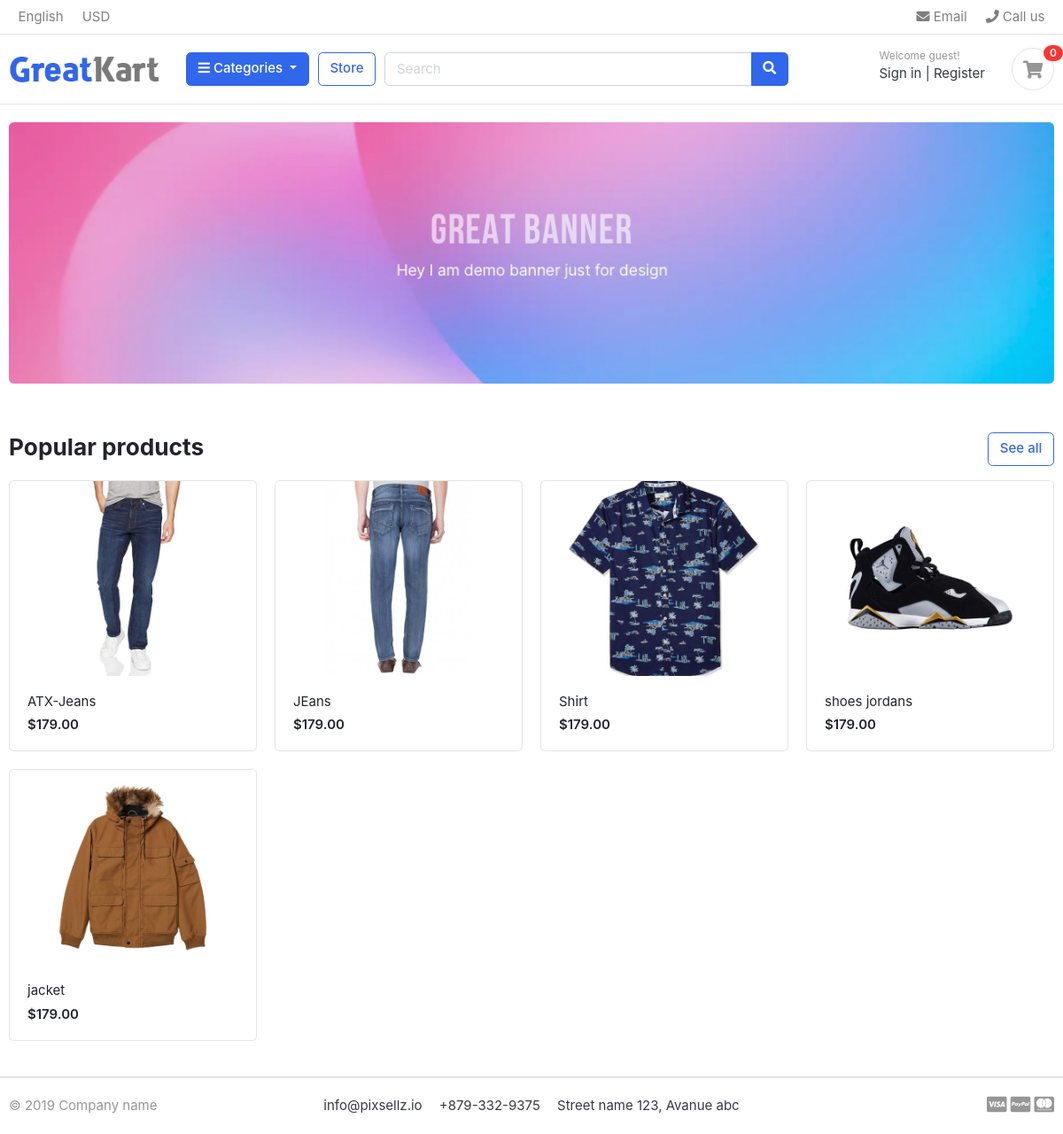
The page / on the database its author committed.
### store/models.py (models this page shows, shortened)
class Product(models.Model):
    title = models.CharField(max_length=150, unique=True)
    slug = models.SlugField(max_length=200, unique=True)
    description = models.TextField(max_length=500, blank=True)
    images = models.ImageField(upload_to='static/images')
    price = models.IntegerField()
    stock = models.IntegerField()
    category = models.ForeignKey(Categories, on_delete=models.CASCADE)
    date_added = models.DateTimeField(auto_now_add=True)
    date_modified = models.DateTimeField(auto_now=True)
    is_available = models.BooleanField(default=True)
    def get_url(self):
        return reverse('product_details', args=[self.category.slug, self.slug])

### main/views.py (the view)
# urls.py: 2. Add a URL to urlpatterns:  path('', views.home, name='home')
def home(request):
    products = Product.objects.filter(is_available=True)
    dictionary = {
        'products': products
    }
    return render(request, 'home.html', dictionary)

### categories/context_processors.py (called while the page is built)
def categories_link(request):
    links = Categories.objects.all
    return dict(links=links)

### categories/models.py (called while the page is built)
    def get_url(self):
        return reverse('categories', args=[self.slug])

### main/templates/home.html
{% extends 'base.html' %}
{% load static %}
{% block content %}
<section class="section-intro padding-y-sm">
<div class="container">
<div class="intro-banner-wrap">
	<img src="images/banners/1.jpg" class="img-fluid rounded">
</div>
</div>
</section>
<section class="section-name padding-y-sm">
<div class="container">
<header class="section-heading">
	<a href="./store.html" class="btn btn-outline-primary float-right">See all</a>
	<h3 class="section-title">Popular products</h3>
</header>
<div class="row">
	{% for product in products %}
	<div class="col-md-3">
		<div class="card card-product-grid">
			<a href="{{ product.get_url }}" class="img-wrap"> <img src="{{  product.images.url  }}"> </a>
			<figcaption class="info-wrap">
				<a href="{{ product.get_url }}" class="title">{{ product.title }}</a>
				<div class="price mt-1">$179.00</div>
			</figcaption>
		</div>
	</div>
	{% endfor %}
</div>
</div>
</section>
{% endblock %}

### static/css/ui.css (style rules this page uses)
html { font-family: "Inter", sans-serif; font-size: 15px; }
.img-wrap { text-align: center; display: block; }
.img-wrap img { max-width: 100%; }
.padding-y-sm { padding-top: 20px; padding-bottom: 20px; }
.section-heading { margin-bottom: 20px; margin-top: 15px; }
.section-title { color: #212529; }
[class*=card-product] a.title { color: #212529; display: block; }
[class*=card-product] .img-wrap { overflow: hidden; position: relative; }
[class*=card-product] .img-wrap img { height: 100%; max-width: 100%; width: auto; display: inline-block; -o-object-fit: cover; object-fit: cover; }
.card-product-grid { margin-bottom: 20px; }
.card-product-grid .img-wrap { border-radius: 0.2rem 0.2rem 0 0; height: 220px; }
.card-product-grid .info-wrap { overflow: hidden; padding: 18px 20px; }
.card .img-wrap { overflow: hidden; }
.price { font-weight: 600; color: #212529; }

### rows shown on the page
Product: images (picture), title "ATX-Jeans"
Product: images (picture), title "JEans"
Product: images (picture), title "Shirt"
Product: images (picture), title "shoes jordans"
Product: images (picture), title "jacket"
